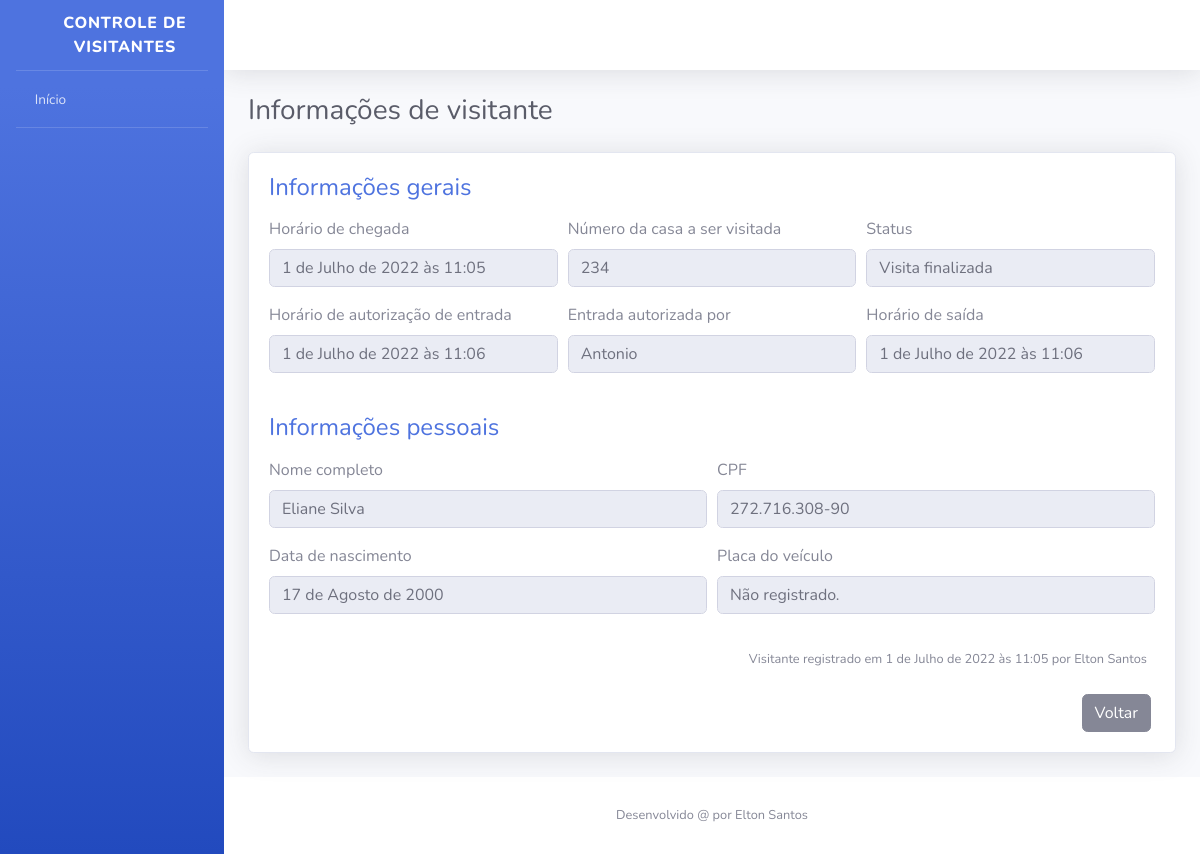
Screenshot of /visitantes/32/ (signed in) with the database file from the repository.
### visitantes/models.py (models this page shows, shortened)
class Visitante(models.Model):
    STATUS_VISITANTE = [
        ("AGUARDANDO", "Aguardando autorização"),
        ("EM_VISITA", "Em visita"),
        ("FINALIZADO", "Visita finalizada")
    ]
    status = models.CharField(
        verbose_name="Status",
        max_length=10,
        choices=STATUS_VISITANTE,
        default="AGUARDANDO"
    )
    nome_completo = models.CharField(
        verbose_name="Nome Completo",
        max_length=194
    )
    cpf = models.CharField(
        verbose_name="CPF",
        max_length=11
    )
    data_nascimento = models.DateField(
        verbose_name="Data de nascimento",
        auto_now_add=False,
        auto_now=False
    )
    numero_casa = models.PositiveSmallIntegerField(
        verbose_name="Número da casa visitada",
    )
    placa_veiculo = models.CharField(
        verbose_name="Placa do veículo",
        max_length=7,
        blank=True,
        null=True
    )
    horario_chegada = models.DateTimeField(
        verbose_name="Horário de chegada",
        auto_now_add=True
    )
    horario_saida = models.DateTimeField(
        verbose_name="Horário de saída",
        auto_now=False,
        blank=True,
        null=True
    )
    horario_autorizacao = models.DateTimeField(
        verbose_name="Horário de autorização de entrada",
        auto_now=False,
        blank=True,
        null=True
    )
    morador_responsavel = models.CharField(
        verbose_name="Morador responsável pela autorização da entrada",
        max_length=194,
        blank=True
    )
    registrado_por = models.ForeignKey(
        "porteiros.Porteiro",
        verbose_name="Porteiro responsável",
        on_delete=models.PROTECT
    )
    def get_horario_saida(self):
        if self.horario_saida:
            return self.horario_saida
        return 'Não registrado.'
    def get_horario_autorizacao(self):
        if self.horario_autorizacao:
            return self.horario_autorizacao
        return 'Aguardando autorização.'
    def get_morador_responsavel(self):
        if self.morador_responsavel:
            return self.morador_responsavel
        return 'Aguardando autorização.'
    def get_placa_veiculo(self):
        if self.placa_veiculo:
            return self.placa_veiculo
        return 'Não registrado.'
    def get_cpf(self):
        if self.cpf:
            cpf = str(self.cpf)
            cpf_parte_um = cpf[0:3]
            cpf_parte_dois = cpf[3:6]
            cpf_parte_tres = cpf[6:9]
            cpf_parte_quatro = cpf[9:]
            cpf_formatado = f"{cpf_parte_um}.{cpf_parte_dois}.{cpf_parte_tres}-{cpf_parte_quatro}"
            return cpf_formatado
    class Meta:
        verbose_name = "Visitante"
        verbose_name_plural = "Visitantes"
        db_table = "visitante"

### porteiros/models.py (models this page shows)
class Porteiro(models.Model):
    usuario = models.OneToOneField(
        "usuarios.Usuario",
        verbose_name="Usuário",
        on_delete=models.PROTECT
    )
    nome_completo = models.CharField(
        verbose_name="Nome completo",
        max_length=194,
    )
    cpf = models.CharField(
        verbose_name="CPF",
        max_length=11,
    )
    telefone = models.CharField(
        verbose_name="Telefone de contato",
        max_length=11,
    )
    data_nascimento = models.DateField(
        verbose_name="Data de nascimento",
        auto_now_add=False,
        auto_now=False,
    )
    class Meta:
        verbose_name = "Porteiro"
        verbose_name_plural = "Porteiros"
        db_table = "porteiro"
    def __str__(self):
        return self.nome_completo

### visitantes/views.py (the view, shortened to what this page needs)
@login_required
def informacoes_visitante(request, id):
    visitante = get_object_or_404(
        Visitante,
        id=id
    )
    form = AutorizaVisitanteForm()
    context = {
        "nome_pagina": "Informações de visitante",
        "visitante": visitante,
        "form": form
    }
    return render(request, "informacoes_visitante.html", context)

### visitantes/forms.py
class AutorizaVisitanteForm(forms.ModelForm):
    morador_responsavel = forms.CharField(required=True)
    class Meta:
        model = Visitante
        fields = [
            "morador_responsavel"
        ]
        error_messages = {
            "morador_responsavel": {
                "required": "Nome do morador responsável é obrigatório."
            }
        }

### templates/informacoes_visitante.html (shortened to what this page needs)
{% extends "base.html" %}
{% load widget_tweaks %}
{% block conteudo %}
<div class="container">
    <div class="d-sm-flex align-items-center justify-content-between mb-4">
        <h1 class="h3 mb-0 text-gray-800">{{ nome_pagina }}</h1>
    </div>
    <div class="card shadow mb-4">
        <div class="card-body">
            <h4 class="mb-3 text-primary">
                Informações gerais
            </h4>
            <form>
                <div class="form-row">
                    <div class="form-group col-md-4">
                        <label>Horário de chegada</label>
                        <input type="text" class="form-control" value="{{ visitante.horario_chegada }}" disabled>
                    </div>
                    <div class="form-group col-md-4">
                        <label>Número da casa a ser visitada</label>
                        <input type="text" class="form-control" value="{{ visitante.numero_casa }}" disabled>
                    </div>
                    <div class="form-group col-md-4">
                        <label>Status</label>
                        <input type="text" class="form-control" value="{{ visitante.get_status_display }}" disabled>
                    </div>
                </div>
                <div class="form-row">
                    <div class="form-group col-md-4">
                        <label>Horário de autorização de entrada</label>
                        <input type="text" class="form-control" value="{{ visitante.get_horario_autorizacao }}" disabled>
                    </div>
                    <div class="form-group col-md-4">
                        <label>Entrada autorizada por</label>
                        <input type="text" class="form-control" value="{{ visitante.get_morador_responsavel }}" disabled>
                    </div>
                    <div class="form-group col-md-4">
                        <label>Horário de saída</label>
                        <input type="text" class="form-control" value="{{ visitante.get_horario_saida }}" disabled>
                    </div>
                </div>
            </form>
            <h4 class="mb-3 mt-4 text-primary">
                Informações pessoais
            </h4>
            <form>
                <div class="form-row">
                    <div class="form-group col-md-6">
                        <label>Nome completo</label>
                        <input type="text" class="form-control" value="{{ visitante.nome_completo }}" disabled>
                    </div>
                    <div class="form-group col-md-6">
                        <label>CPF</label>
                        <input type="text" class="form-control" value="{{ visitante.get_cpf }}" disabled>
                    </div>
                </div>
                <div class="form-row">
                    <div class="form-group col-md-6">
                        <label>Data de nascimento</label>
                        <input type="text" class="form-control" value="{{ visitante.data_nascimento }}" disabled>
                    </div>
                    <div class="form-group col-md-6">
                        <label>Placa do veículo</label>
                        <input type="text" class="form-control" value="{{ visitante.get_placa_veiculo }}" disabled>
                    </div>
                </div>
            </form>
            <p class="mr-2 mt-3 mb-4 text-right">
                <small>
                    Visitante registrado em {{ visitante.horario_chegada }} por {{ visitante.registrado_por }}
                </small>
            </p>
            <div class="mr-1 text-right">
                <a href="{% url 'index' %}" class="btn btn-secondary text-white" type="button">
                    <span class="text">Voltar</span>
                </a>
            </div>
        </div>
    </div>
</div>
{% endblock %}

### rows the page displays
Visitante: horario_chegada "1 de Julho de 2022 às 11:05", numero_casa "234", status "Visita finalizada", get_horario_autorizacao "1 de Julho de 2022 às 11:06", get_morador_responsavel "Antonio", get_horario_saida "1 de Julho de 2022 às 11:06", nome_completo "Eliane Silva", get_cpf "272.716.308-90", data_nascimento "17 de Agosto de 2000", get_placa_veiculo "Não registrado.", registrado_por "Elton Santos"

### other values shown
{{ nome_pagina }} "Informações de visitante"
